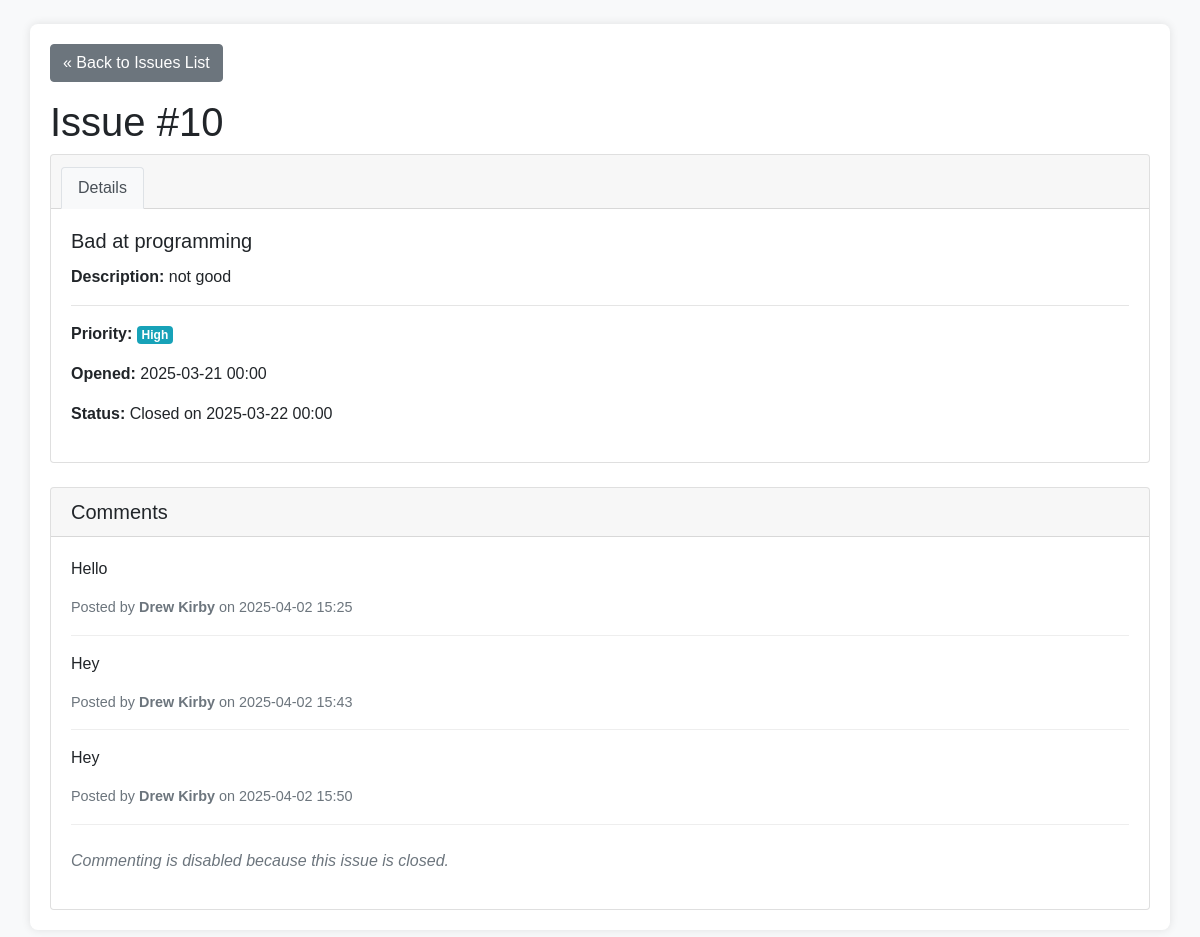
Page /view_issue.php?id=10 (signed in) on the committed database.
### tables this page shows
CREATE TABLE `issues` (
  `id` int(11) NOT NULL AUTO_INCREMENT,
  `issue` varchar(255) NOT NULL,
  `priority` varchar(10) NOT NULL,
  `date_opened` date NOT NULL,
  `date_closed` date DEFAULT NULL,
  `description` text DEFAULT NULL,
  PRIMARY KEY (`id`)
);

CREATE TABLE `comments` (
  `id` int(11) NOT NULL AUTO_INCREMENT,
  `issue_id` int(11) NOT NULL,
  `user_id` int(11) NOT NULL,
  `comment` text NOT NULL,
  `date_posted` datetime NOT NULL,
  PRIMARY KEY (`id`),
  KEY `issue_id` (`issue_id`),
  KEY `user_id` (`user_id`),
  CONSTRAINT `comments_ibfk_1` FOREIGN KEY (`issue_id`) REFERENCES `issues` (`id`),
  CONSTRAINT `comments_ibfk_2` FOREIGN KEY (`user_id`) REFERENCES `users` (`id`)
);

CREATE TABLE `users` (
  `id` int(11) NOT NULL AUTO_INCREMENT,
  `email` varchar(255) NOT NULL,
  `password` varchar(255) DEFAULT NULL,
  `role` enum('admin','user') NOT NULL DEFAULT 'user',
  `created_at` timestamp NOT NULL DEFAULT current_timestamp(),
  `first_name` varchar(255) NOT NULL,
  `last_name` varchar(255) NOT NULL,
  PRIMARY KEY (`id`),
  UNIQUE KEY `email` (`email`)
);

### view_issue.php (the view, shortened to what this page needs)
<?php
require 'database/database.php';
$issueId = (int)$_GET['id'];
$comment_error = null;
$comment_success = null;
try {
    $stmt_issue = $pdo->prepare("SELECT * FROM issues WHERE id = :id");
    $stmt_issue->execute(['id' => $issueId]);
    $issue = $stmt_issue->fetch();
    $isClosed = !empty($issue['date_closed']);
    $stmt_comments = $pdo->prepare("
        SELECT c.comment, c.date_posted, u.first_name, u.last_name
        FROM comments c
        JOIN users u ON c.user_id = u.id
        WHERE c.issue_id = :issueId
        ORDER BY c.date_posted ASC
    ");
    $stmt_comments->execute(['issueId' => $issueId]);
    $comments = $stmt_comments->fetchAll();
} catch (PDOException $e) {
    error_log("Error fetching issue/comments for view_issue.php (ID: $issueId): " . $e->getMessage());
    $fetchError = 'Error retrieving issue data. Please try again later.';
    $issue = null;
    $comments = [];
}
?>
<!DOCTYPE html>
<html lang="en">
<head>
    <link rel="stylesheet" href="https://maxcdn.bootstrapcdn.com/bootstrap/4.5.2/css/bootstrap.min.css">
    <link rel="stylesheet" href="styles.css">
</head>
<body>
<div class="container mt-4 mb-5">
    <a href="index.php" class="btn btn-secondary mb-3">« Back to Issues List</a>
    <?php if (isset($fetchError)): ?>
        <div class="alert alert-danger"><?php echo htmlspecialchars($fetchError); ?></div>
    <?php
          else:
    ?>
    <h1>Issue #<?php echo htmlspecialchars($issue['id']); ?></h1>
    <div class="card mb-4">
         <div class="card-header">
            <ul class="nav nav-tabs card-header-tabs" id="issueTab" role="tablist">
                <li class="nav-item">
                    <a class="nav-link active" id="details-tab" data-toggle="tab" href="#details" role="tab" aria-controls="details" aria-selected="true">Details</a>
                </li>
            </ul>
         </div>
         <div class="card-body tab-content" id="issueTabContent">
             <div class="tab-pane fade show active" id="details" role="tabpanel" aria-labelledby="details-tab">
                 <h5 class="card-title"><?php echo htmlspecialchars($issue['issue']); ?></h5>
                 <p><strong>Description:</strong> <?php echo nl2br(htmlspecialchars($issue['description'] ?: 'N/A')); ?></p>
                 <hr>
                 <p><strong>Priority:</strong> <span class="badge badge-info"><?php echo htmlspecialchars($issue['priority']); ?></span></p>
                 <p><strong>Opened:</strong> <?php echo htmlspecialchars(date('Y-m-d H:i', strtotime($issue['date_opened']))); ?></p>
                 <p><strong>Status:</strong> <?php echo $isClosed ? 'Closed on ' . htmlspecialchars(date('Y-m-d H:i', strtotime($issue['date_closed']))) : '<span class="badge badge-success">Open</span>'; ?></p>
             </div>
         </div>
    </div>
    <div class="card">
         <div class="card-header">
             <h5 class="mb-0">Comments</h5>
         </div>
         <div class="card-body">
            <div class="mb-4" id="commentsArea">
                <?php if (empty($comments)): ?>
                    <p class="text-muted">No comments have been posted yet.</p>
                <?php else: ?>
                    <?php foreach ($comments as $comment): ?>
                        <div class="comment-item">
                            <p><?php echo nl2br(htmlspecialchars($comment['comment'])); ?></p>
                            <p class="comment-meta mb-0">
                                Posted by <strong><?php echo htmlspecialchars($comment['first_name'] . ' ' . $comment['last_name']); ?></strong>
                                on <?php echo htmlspecialchars(date('Y-m-d H:i', strtotime($comment['date_posted']))); ?>
                            </p>
                        </div>
                    <?php endforeach; ?>
                <?php endif; ?>
            </div>
            <?php if (!$isClosed): ?>
            <hr>
            <h6>Add a New Comment</h6>
             <?php if ($comment_error): ?><div class="alert alert-danger mt-2"><?php echo htmlspecialchars($comment_error); ?></div><?php endif; ?>
             <?php if ($comment_success): ?><div class="alert alert-success mt-2"><?php echo htmlspecialchars($comment_success); ?></div><?php endif; ?>
             <form action="view_issue.php?id=<?php echo $issueId; ?>" method="POST" class="mt-2">
                 <div class="form-group">
                     <textarea name="comment_text" class="form-control" rows="3" placeholder="Enter your comment..." required></textarea>
                 </div>
                 <button type="submit" name="add_comment" class="btn btn-success">Post Comment</button>
             </form>
            <?php else: ?>
                 <p class="text-muted font-italic">Commenting is disabled because this issue is closed.</p>
            <?php endif; ?>
         </div>
    </div>
    <?php endif;  ?>
</div>
</body>
</html>

### styles.css (style rules this page uses)
body { font-family: Arial, sans-serif; background-color: #f8f9fa; margin: 0; padding: 0; }
.container { margin-top: 30px; padding: 20px; background-color: white; border-radius: 8px; box-shadow: 0 0 10px rgba(0, 0, 0, 0.1); }

### view_issue.php (style rules this page uses)
.comment-item { margin-bottom: 1rem; padding-bottom: 1rem; border-bottom: 1px solid #eee; }
.comment-meta { font-size: 0.9em; color: #6c757d; }
.card-header-tabs .nav-link.active { background-color: #f8f9fa; border-color: #dee2e6 #dee2e6 #f8f9fa; }

### rows in the picture
issues: id "10", issue "Bad at programming", description "not good", priority "High", date_opened "2025-03-21 00:00", date_closed "2025-03-22 00:00"
comments: comment "Hello", user.last_name "Drew Kirby", date_posted "2025-04-02 15:25"
comments: comment "Hey", user.last_name "Drew Kirby", date_posted "2025-04-02 15:43"
comments: comment "Hey", user.last_name "Drew Kirby", date_posted "2025-04-02 15:50"
